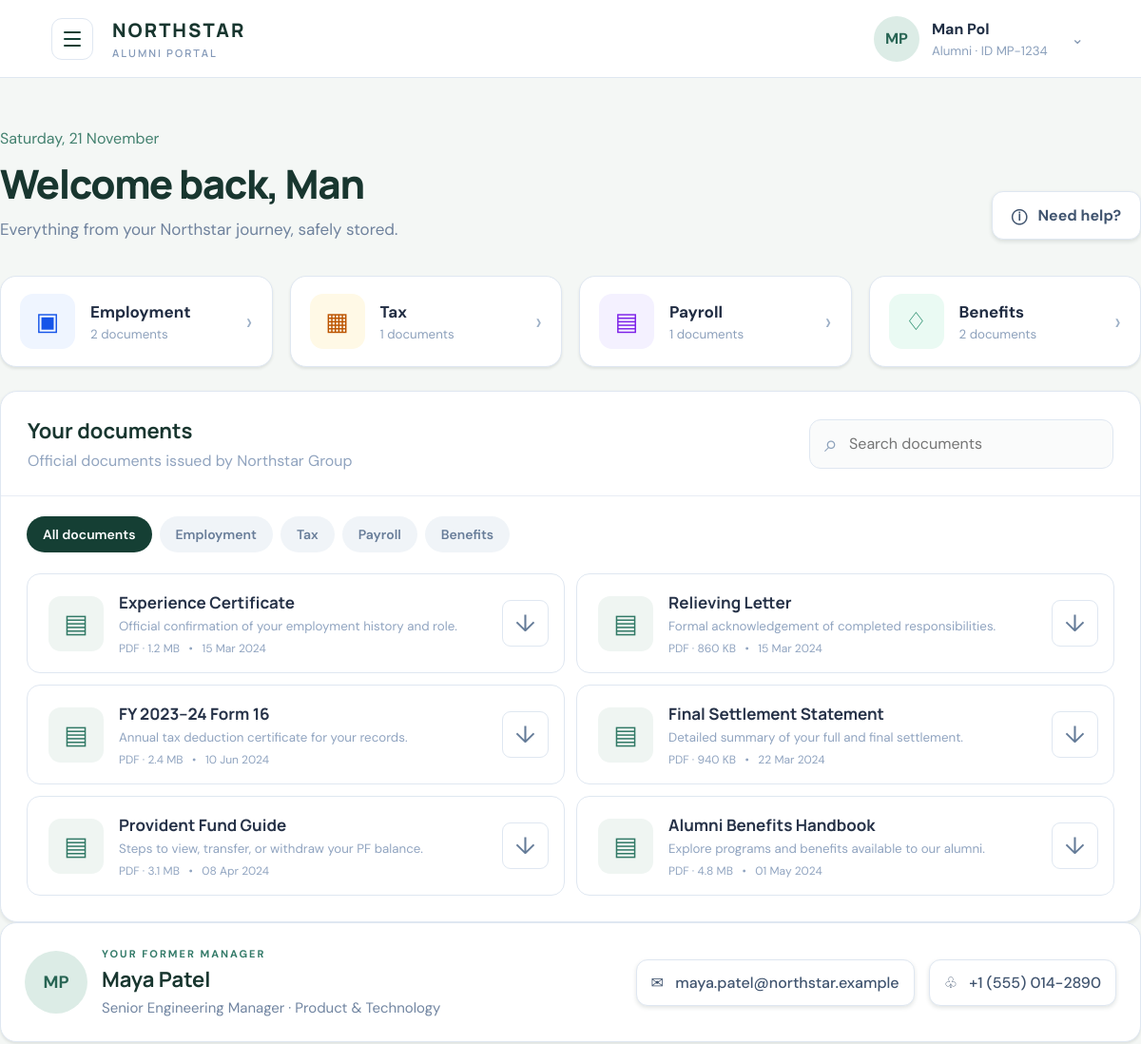
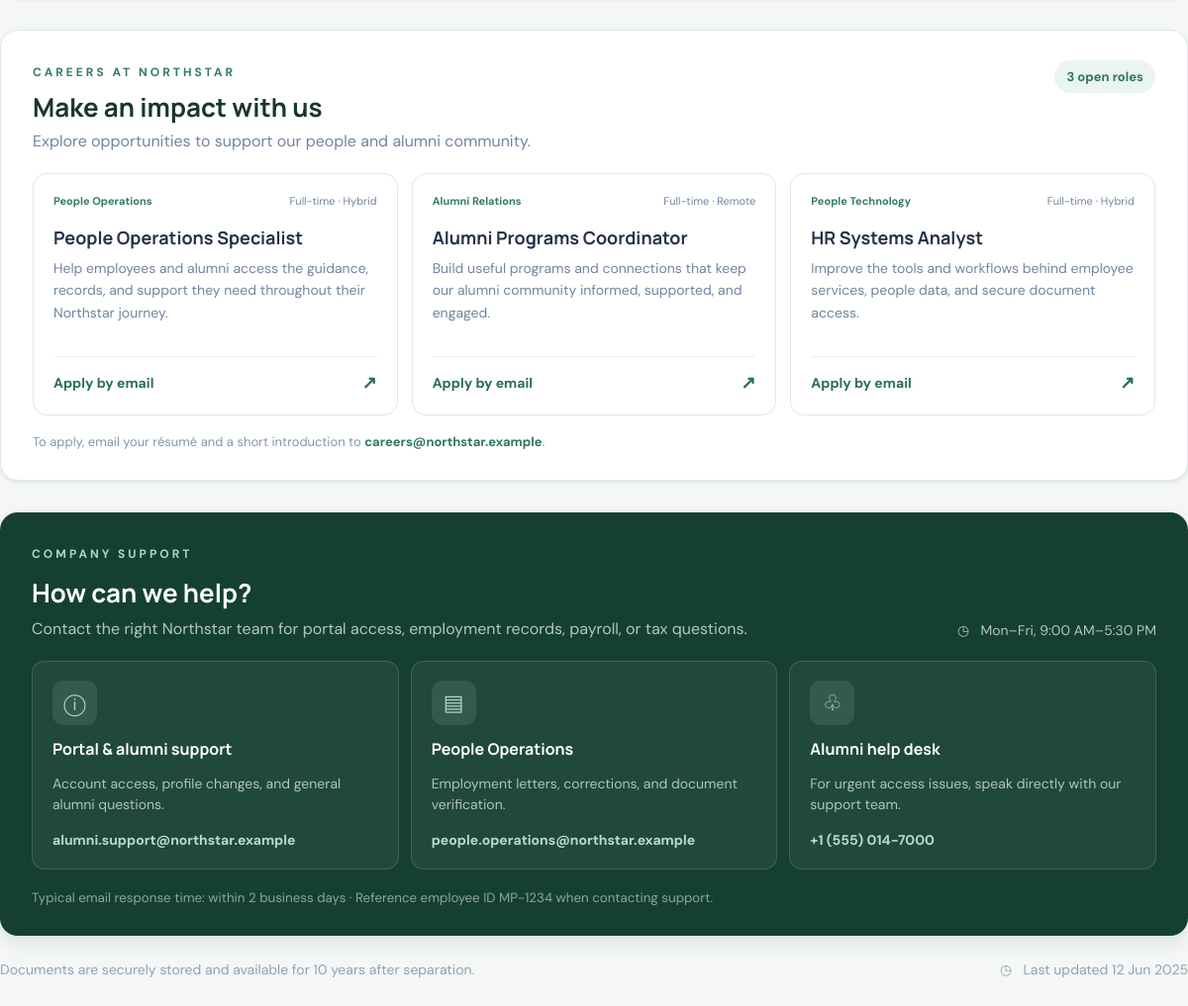
The app's page /dashboard (signed in) with its own data (2 pictures, top to bottom).
### tables this page shows
CREATE TABLE users (
            id INTEGER PRIMARY KEY AUTOINCREMENT, first_name TEXT NOT NULL,
            last_name TEXT NOT NULL, employee_id TEXT NOT NULL UNIQUE,
            email TEXT NOT NULL UNIQUE COLLATE NOCASE, password_hash TEXT NOT NULL
        );

### app.py (the view)
@app.route("/dashboard")
@login_required
def dashboard():
    user = current_user()
    category = request.args.get("category", "All documents")
    query = request.args.get("q", "").strip().lower()
    docs = [d for d in DOCUMENTS if (category == "All documents" or d["category"] == category) and (not query or query in (d["name"] + " " + d["description"] + " " + d["category"]).lower())]
    return render_template("dashboard.html", user=user, docs=docs, all_docs=DOCUMENTS, categories=CATEGORIES, category=category, query=query, counts={c:sum(d["category"] == c for d in DOCUMENTS) for c in CATEGORIES})

### app.py (called while the page is built)
def db():
    conn = sqlite3.connect(DATABASE)
    conn.row_factory = sqlite3.Row
    return conn

def current_user():
    uid = session.get("user_id")
    if not uid:
        return None
    with db() as conn:
        row = conn.execute("SELECT * FROM users WHERE id=?", (uid,)).fetchone()
    return dict(row) if row else None

def login_required(fn):
    @wraps(fn)
    def wrapped(*args, **kwargs):
        if not current_user():
            return redirect(url_for("auth", mode="signin"))
        return fn(*args, **kwargs)
    return wrapped

@app.context_processor
def inject_user():
    return {"signed_in_user": current_user(), "now": date.today()}

### templates/dashboard.html (shortened to what this page needs)
<!doctype html><html lang="en"><head><link rel="stylesheet" href="{{ url_for('static',filename='style.css') }}"></head><body class="portal-page">
<header class="topbar"><button class="menu-toggle" id="menuToggle" type="button" aria-label="Open navigation menu" aria-controls="sideMenu" aria-expanded="false"><span></span><span></span><span></span></button><a class="brand" href="{{ url_for('dashboard') }}"><span><b>NORTHSTAR</b><small>ALUMNI PORTAL</small></span></a><button class="profile-trigger" id="profileTrigger"><span class="avatar">{{ user.first_name[:1] }}{{ user.last_name[:1] }}</span><span><b>{{ user.first_name }} {{ user.last_name }}</b><small>Alumni · ID {{ user.employee_id }}</small></span><span class="chevron">⌄</span></button><div class="profile-menu" id="profileMenu"><span>{{ user.email }}</span><form method="post" action="{{ url_for('logout') }}"><button>↪ &nbsp;Sign out</button></form></div></header>
<main class="content"><section class="welcome" id="overview"><div><div class="date">{{ now.strftime('%A, %-d %B') }}</div><h1>Welcome back, {{ user.first_name }}</h1><p>Everything from your Northstar journey, safely stored.</p></div><a href="#support" class="help-button">ⓘ &nbsp; Need help?</a></section>
<section class="category-cards" id="dashboard">{% for cat, icon, color in [('Employment','▣','blue'),('Tax','▦','orange'),('Payroll','▤','purple'),('Benefits','♢','green')] %}<a class="category-card" href="{{ url_for('dashboard',category=cat) }}#documents"><span class="category-icon {{ color }}">{{ icon }}</span><span><b>{{ cat }}</b><small>{{ counts[cat] }} documents</small></span><span class="arrow">›</span></a>{% endfor %}</section>
<section class="documents-panel" id="documents"><div class="panel-heading"><div><h2>Your documents</h2><p>Official documents issued by Northstar Group</p></div><form class="search" method="get" action="{{ url_for('dashboard') }}"><input type="hidden" name="category" value="{{ category }}"><span>⌕</span><input type="search" name="q" value="{{ query }}" placeholder="Search documents"></form></div><div class="panel-body"><div class="filters">{% for cat in ['All documents'] + categories %}<a class="filter {{ 'chosen' if category == cat else '' }}" href="{{ url_for('dashboard',category=cat) }}#documents">{{ cat }}</a>{% endfor %}</div><div class="doc-grid">{% for doc in docs %}<article class="doc-card"><button class="doc-open" data-doc="{{ doc.id }}"><span class="doc-icon">▤</span><span class="doc-text"><b>{{ doc.name }}</b><small>{{ doc.description }}</small><small class="metadata">PDF · {{ doc.size }} &nbsp; • &nbsp; {{ doc.date_short }}</small></span></button><a class="download" title="Download {{ doc.name }}" href="{{ url_for('download',doc_id=doc.id) }}">↓</a></article>{% else %}<div class="empty-state">No documents match your search. Try another term or category.</div>{% endfor %}</div></div></section>
<section class="manager-card" id="manager-details"><div class="avatar manager-avatar">MP</div><div class="manager-info"><span class="eyebrow">YOUR FORMER MANAGER</span><b>Maya Patel</b><small>Senior Engineering Manager · Product &amp; Technology</small></div><a class="outline-button" href="mailto:maya.patel@northstar.example">✉ &nbsp; maya.patel@northstar.example</a><a class="outline-button" href="tel:+15550142890">♧ &nbsp; +1 (555) 014-2890</a></section>
<section class="careers-panel" id="careers"><div class="careers-heading"><div><span class="eyebrow">CAREERS AT NORTHSTAR</span><h2>Make an impact with us</h2><p>Explore opportunities to support our people and alumni community.</p></div><span class="careers-count">3 open roles</span></div><div class="career-grid"><article class="career-card"><div class="career-meta"><span>People Operations</span><span>Full-time · Hybrid</span></div><h3>People Operations Specialist</h3><p>Help employees and alumni access the guidance, records, and support they need throughout their Northstar journey.</p><a class="career-apply" href="mailto:careers@northstar.example?subject=Application%20-%20People%20Operations%20Specialist">Apply by email <span>↗</span></a></article><article class="career-card"><div class="career-meta"><span>Alumni Relations</span><span>Full-time · Remote</span></div><h3>Alumni Programs Coordinator</h3><p>Build useful programs and connections that keep our alumni community informed, supported, and engaged.</p><a class="career-apply" href="mailto:careers@northstar.example?subject=Application%20-%20Alumni%20Programs%20Coordinator">Apply by email <span>↗</span></a></article><article class="career-card"><div class="career-meta"><span>People Technology</span><span>Full-time · Hybrid</span></div><h3>HR Systems Analyst</h3><p>Improve the tools and workflows behind employee services, people data, and secure document access.</p><a class="career-apply" href="mailto:careers@northstar.example?subject=Application%20-%20HR%20Systems%20Analyst">Apply by email <span>↗</span></a></article></div><p class="careers-note">To apply, email your résumé and a short introduction to <a href="mailto:careers@northstar.example">careers@northstar.example</a>.</p></section><section class="support-panel" id="support"><span class="eyebrow">COMPANY SUPPORT</span><div class="support-title"><div><h2>How can we help?</h2><p>Contact the right Northstar team for portal access, employment records, payroll, or tax questions.</p></div><span>◷ &nbsp; Mon–Fri, 9:00 AM–5:30 PM</span></div><div class="support-grid"><article><span class="support-icon">ⓘ</span><b>Portal &amp; alumni support</b><p>Account access, profile changes, and general alumni questions.</p><a href="mailto:alumni.support@northstar.example">alumni.support@northstar.example</a></article><article><span class="support-icon">▤</span><b>People Operations</b><p>Employment letters, corrections, and document verification.</p><a href="mailto:people.operations@northstar.example">people.operations@northstar.example</a></article><article><span class="support-icon">♧</span><b>Alumni help desk</b><p>For urgent access issues, speak directly with our support team.</p><a href="tel:+15550147000">+1 (555) 014-7000</a></article></div><small class="support-note">Typical email response time: within 2 business days · Reference employee ID {{ user.employee_id }} when contacting support.</small></section><footer class="portal-footer"><span>Documents are securely stored and available for 10 years after separation.</span><span>◷ &nbsp; Last updated 12 Jun 2025</span></footer></main>
<script>window.PORTAL_DOCS={{ all_docs|tojson }};</script><script src="{{ url_for('static',filename='portal.js') }}"></script></body></html>

### records on screen
users: first_name "M", last_name "P", first_name "Man", last_name "Pol", employee_id "MP-1234"

### other values on screen
{{ icon }} "▣" "▦" "▤" "♢"
{{ cat }} "Employment" "Tax" "Payroll" "Benefits"
{{ counts[cat] }} "2" "1" "1" "2"
{{ cat }} "All documents" "Employment" "Tax" "Payroll" "Benefits"
{{ doc.name }} "Experience Certificate" "Relieving Letter" "FY 2023–24 Form 16" "Final Settlement Statement" "Provident Fund Guide" "Alumni Benefits Handbook"
{{ doc.description }} "Official confirmation of your employment history and role." "Formal acknowledgement of completed responsibilities." "Annual tax deduction certificate for your records." "Detailed summary of your full and final settlement." "Steps to view, transfer, or withdraw your PF balance." "Explore programs and benefits available to our alumni."
{{ doc.size }} "1.2 MB" "860 KB" "2.4 MB" "940 KB" "3.1 MB" "4.8 MB"
{{ doc.date_short }} "15 Mar 2024" "15 Mar 2024" "10 Jun 2024" "22 Mar 2024" "08 Apr 2024" "01 May 2024"
